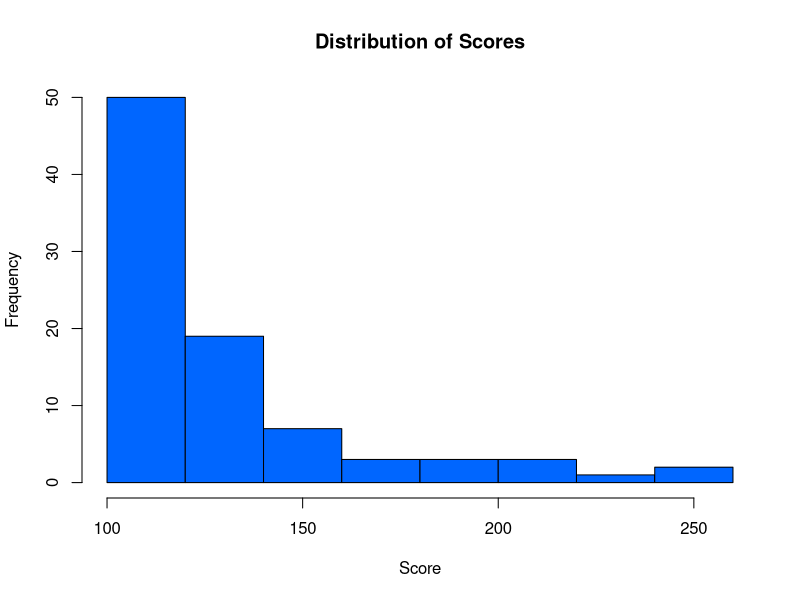
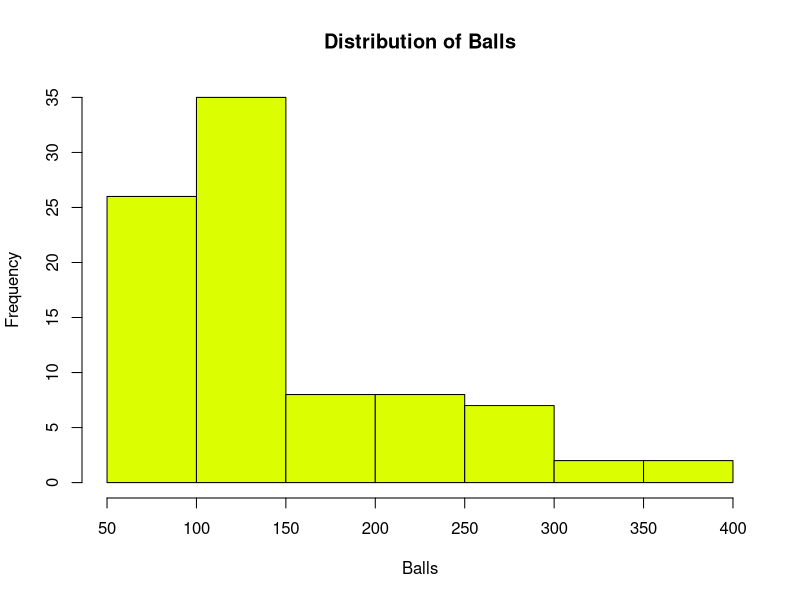
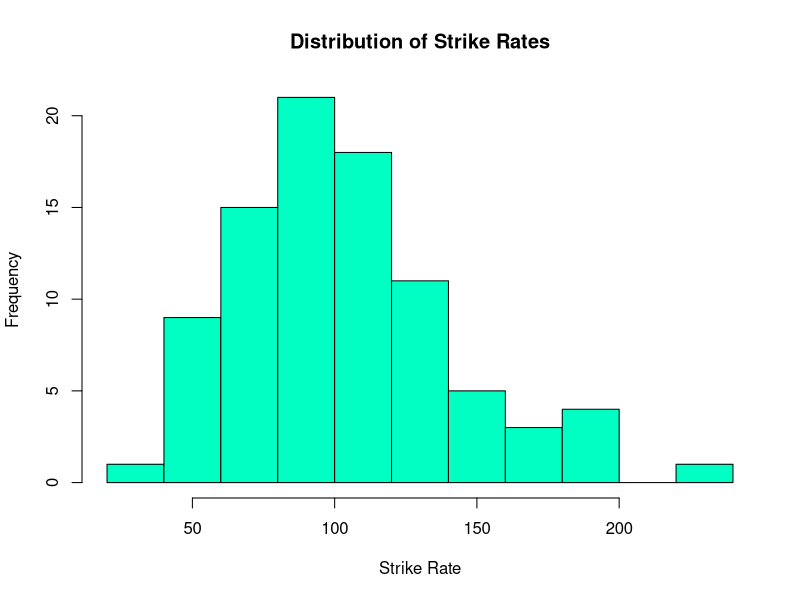
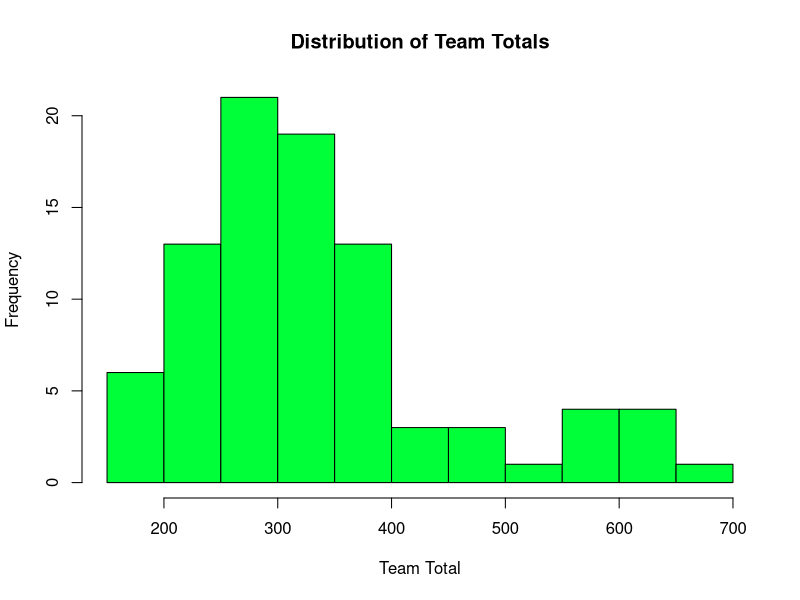
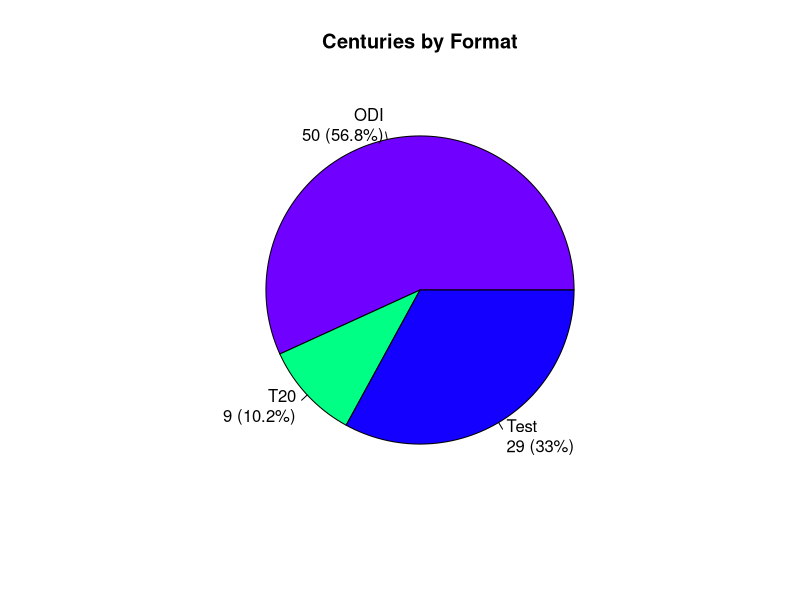
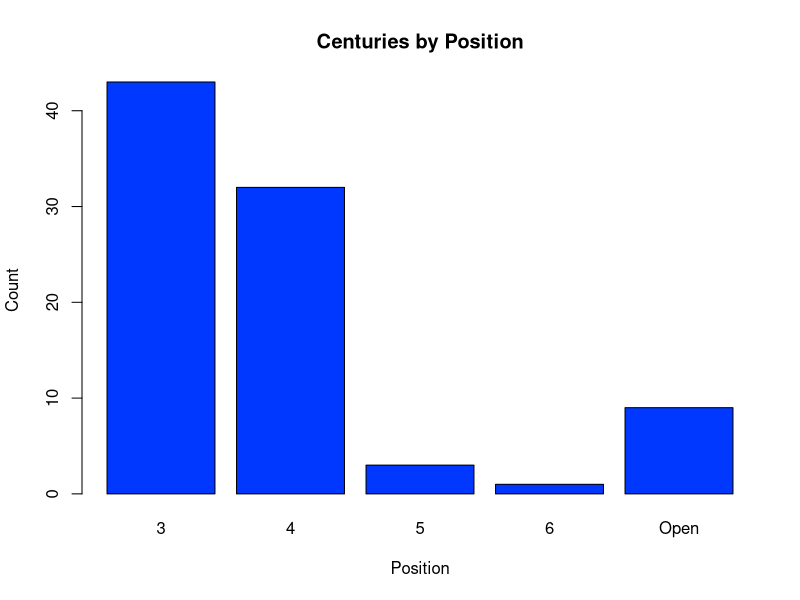
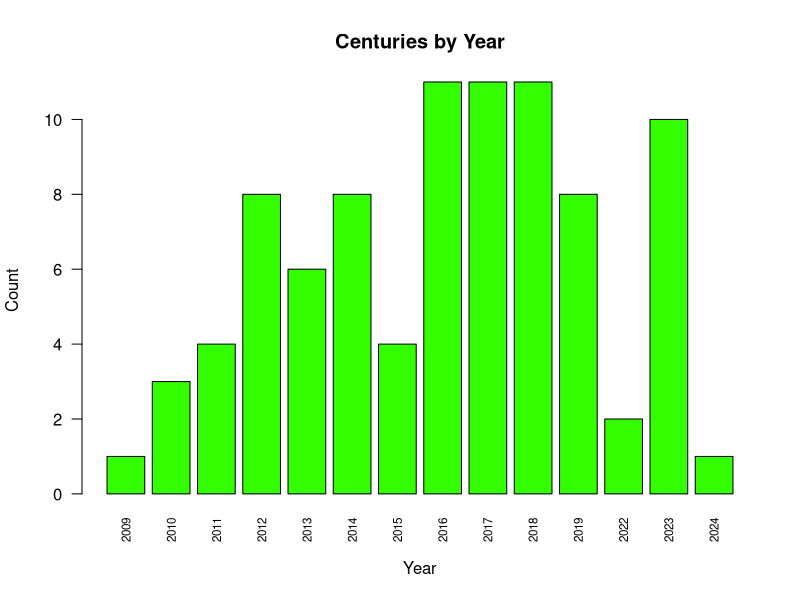
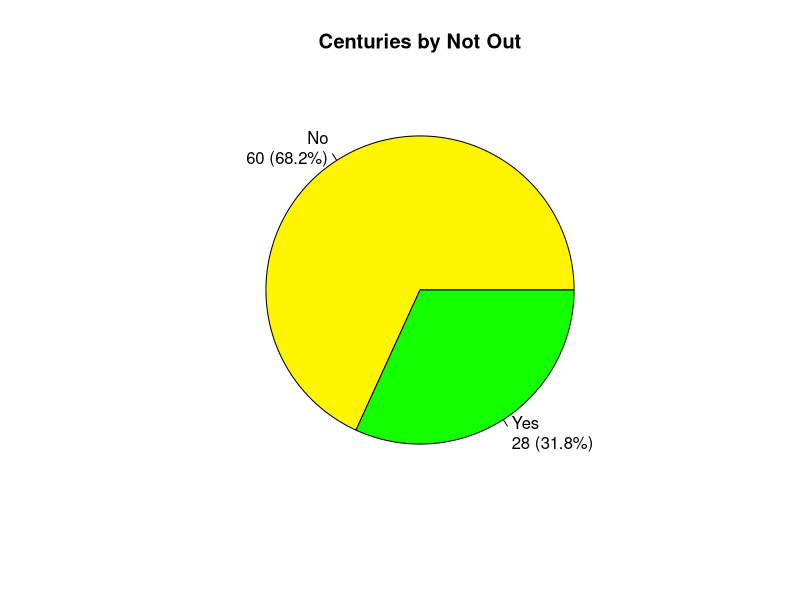

R code for these plots, in order:
# Virat Kohli Century Analysis

# Load required libraries
library(tidyverse)
library(corrplot)
library(nortest)
library(car)

# Read the data
data <- read.csv("IS 2105 - Proposal - Group18 - Dataset.csv")
View(data)

# Replace "T20i" with "T20" in Format column
data$Format <- ifelse(data$Format == "T20i", "T20", data$Format)
# In the Format column, "T20" means "T20 International(T20I)" and "Indian Premie League(IPL)"
view(data)

# Define the function to generate random colors from the rainbow spectrum
random_color <- function(n) {
  colors <- rainbow(100)
  sample(colors, n)
}

# 1. Univariate Analysis

# Summary statistics for quantitative variables
# Numerical Variables

# Score
hist(data$Score, 
     main = "Distribution of Scores", 
     xlab = "Score", 
     col = random_color(1)) 

# Balls
hist(data$Balls, 
     main = "Distribution of Balls", 
     xlab="Balls", 
     col = random_color(1))

# Strike Rate
hist(data$Strike.Rate, 
     main = "Distribution of Strike Rates", 
     xlab = "Strike Rate", 
     col = random_color(1))

# Team Total
hist(data$Team.Total, 
     main = "Distribution of Team Totals", 
     xlab = "Team Total", 
     col = random_color(1))

# Summary statistics for qualitative variables
# Categorical Variables

# Format
format_table <- table(data$Format)
percentages <- round(100 * format_table / sum(format_table), 1)
labels <- paste(names(format_table), "\n", format_table, " (", percentages, "%)", sep = "")

pie(format_table, 
    main = "Centuries by Format", 
    labels = labels,
    col = random_color(length(format_table)))

# Position
table(data$Position)
barplot(table(data$Position), 
        main = "Centuries by Position", 
        xlab = "Position", 
        ylab = "Count",
        col = random_color(1))

# Year
table(data$Year)
barplot(table(data$Year), 
        main = "Centuries by Year", 
        xlab = "Year",
        ylab = "Count",
        col = random_color(1),
        las = 2,
        cex.names = 0.7)

# Not Out
not_out_table <- table(data$Not.Out)
percentages <- round(100 * not_out_table / sum(not_out_table), 1)
labels <- paste(names(not_out_table), "\n", not_out_table, " (", percentages, "%)", sep = "")

pie(not_out_table, 
    main = "Centuries by Not Out", 
    labels = labels,
    col = random_color(length(not_out_table)))

# Man of the Match (MOTM)
motm_table <- table(data$MOTM)
percentages <- round(100 * motm_table / sum(motm_table), 1)
labels <- paste(names(motm_table), "\n", motm_table, " (", percentages, "%)", sep = "")

pie(motm_table, 
    main = "Centuries by Man of the Match", 
    labels = labels,
    col = random_color(length(motm_table)))

# Win
table(data$Win)
barplot(table(data$Win), 
        main = "Centuries by Win", 
        xlab = "Win",
        ylab = "Count",
        col = random_color(1))

# Captain
captain_table <- table(data$Captain)
percentages <- round(100 * captain_table / sum(captain_table), 1)
labels <- paste(names(captain_table), "\n", captain_table, " (", percentages, "%)", sep = "")

pie(captain_table, 
    main = "Centuries by Captain", 
    labels = labels,
    col = random_color(length(captain_table)))

# 2. Bivariate Analysis

# Scatter plot for two numerical variables
ggplot(data, aes(x = Balls, y = Score, color = Format)) +
  geom_point() +
  labs(title = "Score vs Balls by Format", x = "Balls", y = "Score")

ggplot(data, aes(x = Strike.Rate, y = Score, color = Format)) +
    geom_point() +
    labs(title = "Score vs Strike Rate by Format", x = "Strike Rate", y = "Score")

ggplot(data, aes(x = Score, y = Team.Total, color = Format)) +
    geom_point() +
    labs(title = "Score vs Team Total by Format", x = "Score", y = "Team Total")

# Two-way table for two categorical variables
table(data$Format, data$Win)
table(data$Format, data$MOTM)
table(data$Format, data$Captain)

table(data$Position, data$Win)
table(data$Position, data$MOTM)

# Numerical vs Categorical
# Boxplot

boxplot(Strike.Rate ~ MOTM,
        data = data,
        main = "Strike Rate by Man of the Match",
        xlab = "MOTM",
        ylab = "Strike Rate",
        col = random_color(2))

boxplot(Score ~ Captain,
        data = data,
        main = "Score by Captain",
        xlab = "Captain",
        ylab = "Score",
        col = random_color(2))

# Bar Plot
ggplot(data, aes(x = Not.Out, fill = Format)) +
  geom_bar(position = "fill") +
  labs(title = "Proportion of Not Outs by Format", x = "Not Out", y = "Proportion")

ggplot(data, aes(x = MOTM, fill = Format)) +
  geom_bar(position = "fill") +
  labs(title = "Proportion of Man of the Match by Format", x = "MOTM", y = "Proportion")

# Time Series Analysis

# Line Plot
# Average Score with year
yearly_avg <- aggregate(Score ~ Year, data = data, FUN = mean)
ggplot(yearly_avg, aes(x = Year, y = Score)) +
  geom_line() +
  geom_point() +
  labs(title = "Average Score Trend Over Years", x = "Year", y = "Average Score")

# Outlier Detection
# Boxplot
boxplot(data$Score, main="Boxplot of Score", col="blue")
boxplot(data$Balls, main="Boxplot of Balls", col="green")
boxplot(data$Strike.Rate, main="Boxplot of Strike Rate", col="red")
boxplot(data$Team.Total, main="Boxplot of Team Total", col="yellow")
boxplot(data$Wickets.lost, main="Boxplot of Wickets Lost", col="orange")

# Hypothesis Testing
# T-test
t.test(data$Score[data$Format == "ODI"], data$Score[data$Format == "Test"])
t.test(data$Score[data$Win == "Yes"], data$Score[data$Win == "No"])
t.test(data$Score[data$Not.Out == "Yes"], data$Score[data$Not.Out == "No"])
t.test(data$Score[data$MOTM == "Yes"], data$Score[data$MOTM == "No"])
t.test(data$Score[data$Captain == "Yes"], data$Score[data$Captain == "No"])

# 3. Regression Analysis
lm_model <- lm(Score ~ Balls + Strike.Rate, data = data)
summary(lm_model)

lm_model <- lm(Score ~ Team.Total + Wickets.lost, data = data)
summary(lm_model)

# Filter the dataset to include only rows where the 'Format' is 'Test'
test_data <- data %>%
  filter(Format == "Test")
view(test_data)

# Univariate Analysis 
# Test Inning 
test_inning_table <- table(test_data$Inning)
percentages <- round(100 * test_inning_table / sum(test_inning_table), 1)
labels <- paste(names(test_inning_table), "\n", test_inning_table, " (", percentages, "%)", sep = "")

pie(test_inning_table, 
    main = "Test Centuries by Inning", 
    labels = labels, 
    col = random_color(length(test_inning_table)))

# Position
test_position_table <- table(test_data$Position)
percentages <- round(100 * test_position_table / sum(test_position_table), 1)
labels <- paste(names(test_position_table), "\n", test_position_table, " (", percentages, "%)", sep = "")

pie(test_position_table, 
    main = "Test Centuries by Position", 
    labels = labels, 
    col = random_color(length(test_position_table)))

# Against
table(test_data$Against)
barplot(table(test_data$Against), 
        main = "Test Centuries by Against", 
        xlab = "Country",
        ylab = "Count",
        col = random_color(1), 
        las = 2,
        cex.names = 0.7)

# Host Nation
table(test_data$Host.Nation)
barplot(table(test_data$Host.Nation), 
        main = "Test Centuries by Host Nation", 
        xlab = "Country",
        ylab = "Count",
        col = random_color(1), 
        las = 2,
        cex.names = 0.7)

# Win 
test_win_table <- table(test_data$Win)
percentages <- round(100 * test_win_table / sum(test_win_table), 1)
labels <- paste(names(test_win_table), "\n", test_win_table, " (", percentages, "%)", sep = "")

pie(test_win_table, 
    main = "Test Centuries by Win", 
    labels = labels, 
    col = random_color(length(test_win_table)))


# Bivariate Analysis 

# Test Score vs Inning
summary_test_inning_score <- by(test_data$Score, test_data$Inning, summary)
print(summary_test_inning_score)

boxplot(Score ~ Inning,
        data = test_data,
        main = "Test Score by Inning",
        xlab = "Inning",
        ylab = "Score",
        col = random_color(length(test_data$Inning)))

# Test Balls vs Inning
summary_test_inning_balls <- by(test_data$Balls, test_data$Inning, summary)
print(summary_test_inning_balls)

boxplot(Balls ~ Inning,
        data = test_data,
        main = "Test Balls by Inning",
        xlab = "Inning",
        ylab = "Balls",
        col = random_color(length(test_data$Inning)))

# Test Team Total vs Score by MOTM
ggplot(test_data, aes(x = Score, y = Team.Total, color = MOTM)) +
  geom_point() +
  labs(title = "Test Team Total vs Score by Man of the Match", x = "Score", y = "Team Total")

# Proportion of Inning by Test Win
table(test_data$Inning, test_data$Win)
ggplot(test_data, aes(x = Inning, fill = Win)) +
  geom_bar(position = "fill") +
  labs(title = "Proportion of Inning by Test Win", x = "Inning", y = "Proportion")

# Filter the dataset to include only rows where the 'Format' is 'ODI'
odi_data <- data %>%
  filter(Format == "ODI")
view(odi_data)

# Univariate Analysis 
# ODI Inning 
odi_inning_table <- table(odi_data$Inning)
percentages <- round(100 * odi_inning_table / sum(odi_inning_table), 1)
labels <- paste(names(odi_inning_table), "\n", odi_inning_table, " (", percentages, "%)", sep = "")

pie(odi_inning_table, 
    main = "ODI Centuries by Inning", 
    labels = labels, 
    col = random_color(length(odi_inning_table)))

# ODI Win
odi_win_table <- table(odi_data$Win)
percentages <- round(100 * odi_win_table / sum(odi_win_table), 1)
labels <- paste(names(odi_win_table), "\n", odi_win_table, " (", percentages, "%)", sep = "")

pie(odi_win_table, 
    main = "ODI Centuries by Win", 
    labels = labels, 
    col = random_color(length(odi_win_table)))

# ODI Man of the Match
odi_motm_table <- table(odi_data$MOTM)
percentages <- round(100 * odi_motm_table / sum(odi_motm_table), 1)
labels <- paste(names(odi_motm_table), "\n", odi_motm_table, " (", percentages, "%)", sep = "")

pie(odi_motm_table, 
    main = "ODI Centuries by MOTM", 
    labels = labels, 
    col = random_color(length(odi_motm_table)))

# ODI Score 
hist(odi_data$Score, 
     main = "Distribution of ODI Scores", 
     xlab = "Score", 
     col = random_color(1)) 

# ODI SR
hist(odi_data$Strike.Rate, 
     main = "Distribution of ODI Strike Rate", 
     xlab = "Strike Rate", 
     col = random_color(1)) 

# Bivariate Analysis 
# ODI Strike Rate vs Score by Win
ggplot(odi_data, aes(x = Score, y = Strike.Rate, color = Win)) +
  geom_point() +
  labs(title = "ODI Strike Rate vs Score by Win", x = "Score", y = "Strike Rate")

# Proportion of Inning by ODI Win
table(odi_data$Inning, odi_data$Win)
ggplot(odi_data, aes(x = Inning, fill = Win)) +
  geom_bar(position = "fill") +
  labs(title = "Proportion of Inning by ODI Win", x = "Inning", y = "Proportion")

# Proportion of Not Out by ODI Win
table(odi_data$Not.Out, odi_data$Win, odi_data$Inning)
ggplot(odi_data, aes(x = Not.Out, fill = Win)) +
  geom_bar(position = "fill") +
  labs(title = "Proportion of Not Out by ODI Win", x = "Not Out", y = "Proportion") +
  facet_wrap(~ Inning)

# ODI Team Total vs Score by MOTM
ggplot(odi_data, aes(x = Score, y = Team.Total, color = MOTM)) +
  geom_point() +
  labs(title = "ODI Team Total vs Score by Man of the Match", x = "Score", y = "Team Total")

# ODI Position vs Score
summary_odi_position_score <- by(test_data$Score, test_data$Position, summary)
print(summary_odi_position_score)

boxplot(Score ~ Position,
        data = odi_data,
        main = "ODI Score by Position",
        xlab = "Position",
        ylab = "Score",
        col = random_color(length(odi_data$Position)))

# Filter the dataset to include only rows where the 'Format' is 'T20'
t20_data <- data %>%
  filter(Format == "T20")
view(t20_data)

# Univariate Analysis
# T20 Inning 
t20_inning_table <- table(t20_data$Inning)
percentages <- round(100 * t20_inning_table / sum(t20_inning_table), 1)
labels <- paste(names(t20_inning_table), "\n", t20_inning_table, " (", percentages, "%)", sep = "")

pie(t20_inning_table, 
    main = "T20 Centuries by Inning", 
    labels = labels, 
    col = random_color(length(t20_inning_table)))

# T20 Win
t20_win_table <- table(t20_data$Win)
percentages <- round(100 * t20_win_table / sum(t20_win_table), 1)
labels <- paste(names(t20_win_table), "\n", t20_win_table, " (", percentages, "%)", sep = "")

pie(t20_win_table, 
    main = "T20 Centuries by Win", 
    labels = labels, 
    col = random_color(length(t20_win_table)))

# T20 Man of the Match
t20_motm_table <- table(t20_data$MOTM)
percentages <- round(100 * t20_motm_table / sum(t20_motm_table), 1)
labels <- paste(names(t20_motm_table), "\n", t20_motm_table, " (", percentages, "%)", sep = "")

pie(t20_motm_table, 
    main = "T20 Centuries by MOTM", 
    labels = labels, 
    col = random_color(length(t20_motm_table)))

# T20 Score 
hist(t20_data$Score, 
     main = "Distribution of T20 Scores", 
     xlab = "Score", 
     col = random_color(1)) 

# T20 SR
hist(t20_data$Strike.Rate, 
     main = "Distribution of T20 Strike Rate", 
     xlab = "Strike Rate", 
     col = random_color(1)) 

#T20 Year
table(t20_data$Year)
barplot(table(t20_data$Year), 
        main = "T20 Centuries by Year", 
        xlab = "Year", 
        ylab = "Count",
        col = random_color(1))

# Bivariate Analysis 
# T20 Strike Rate vs Score by Win
ggplot(t20_data, aes(x = Score, y = Strike.Rate, color = Win)) +
  geom_point() +
  labs(title = "T20 Strike Rate vs Score by Win", x = "Score", y = "Strike Rate")

# Proportion of Inning by T20 Win
table(t20_data$Inning, t20_data$Win)
ggplot(t20_data, aes(x = Inning, fill = Win)) +
  geom_bar(position = "fill") +
  labs(title = "Proportion of Inning by T20 Win", x = "Inning", y = "Proportion")

# T20 Captain vs SR
summary_t20_captain_sr <- by(t20_data$Strike.Rate, t20_data$Captain, summary)
print(summary_t20_captain_sr)

boxplot(Strike.Rate ~ Captain,
        data = t20_data,
        main = "T20 Strike Rate by Captain",
        xlab = "Captain",
        ylab = "Strike Rate",
        col = random_color(length(t20_data$Year)))

# T20 Win vs Strike Rate
summary_t20_win_sr <- by(t20_data$Strike.Rate, t20_data$Win, summary)
print(summary_t20_win_sr)

boxplot(Strike.Rate ~ Win,
        data = t20_data,
        main = "T20 Strike Rate by Win",
        xlab = "Win",
        ylab = "Strike Rate",
        col = random_color(length(t20_data$Win)))

# T20 Position vs Score
summary_t20_position_score <- by(t20_data$Score, t20_data$Position, summary)
print(summary_t20_position_score)

boxplot(Score ~ Position,
        data = t20_data,
        main = "T20 Score by Position",
        xlab = "Position",
        ylab = "Score",
        col = random_color(length(t20_data$Position)))
